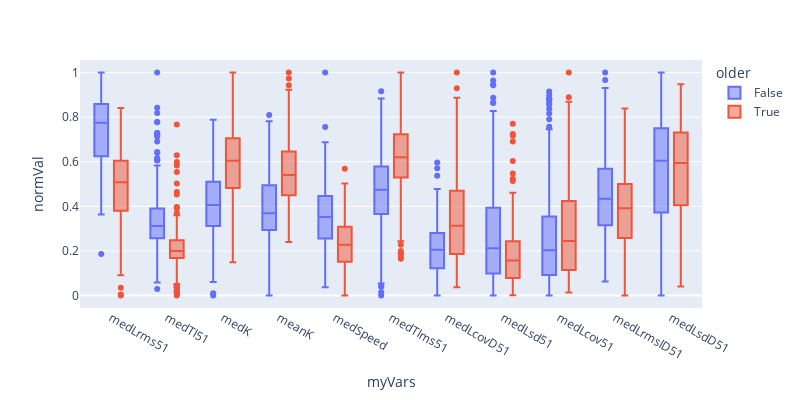

The notebook cell this image was saved under:
### Markdown cell above
## Plot

### Code cell
# boxmode = 'overlay'
fig = px.box(longTable, y="normVal", x="myVars", color="older", width=800, boxmode='group',
             height=400, hover_data=longTable.columns)
#fig.layout.autosize = False; fig.layout.width = 1000; fig.layout.height = 600
fig.show()

### Figure 1 — Plotly figure (JSON) as saved in the notebook; plotly's stock layout.template omitted (floating-point values rounded to 4 significant figures; data arrays with more than 128 entries replaced by an {"elided": "..."} marker saying what was removed)
{"data": [{"alignmentgroup": "True", "customdata": {"elided": "2200x7 mixed values"}, "hovertemplate": "older=%{customdata[6]}<br>myVars=%{x}<br>normVal=%{y}<br>idrow=%{customdata[0]}<br>Age=%{customdata[1]}<br>Decade=%{customdata[2]}<br>iSubj=%{customdata[3]}<br>trial=%{customdata[4]}<br>value=%{customdata[5]}<extra></extra>", "legendgroup": "False", "marker": {"color": "#636efa"}, "name": "False", "notched": false, "offsetgroup": "False", "orientation": "v", "showlegend": true, "type": "box", "x": {"elided": "2200 str values"}, "x0": " ", "xaxis": "x", "y": {"elided": "2200 float values"}, "y0": " ", "yaxis": "y"}, {"alignmentgroup": "True", "customdata": {"elided": "2200x7 mixed values"}, "hovertemplate": "older=%{customdata[6]}<br>myVars=%{x}<br>normVal=%{y}<br>idrow=%{customdata[0]}<br>Age=%{customdata[1]}<br>Decade=%{customdata[2]}<br>iSubj=%{customdata[3]}<br>trial=%{customdata[4]}<br>value=%{customdata[5]}<extra></extra>", "legendgroup": "True", "marker": {"color": "#EF553B"}, "name": "True", "notched": false, "offsetgroup": "True", "orientation": "v", "showlegend": true, "type": "box", "x": {"elided": "2200 str values"}, "x0": " ", "xaxis": "x", "y": {"elided": "2200 float values"}, "y0": " ", "yaxis": "y"}], "layout": {"boxmode": "group", "height": 400, "legend": {"title": {"text": "older"}, "tracegroupgap": 0}, "margin": {"t": 60}, "width": 800, "xaxis": {"anchor": "y", "autorange": true, "domain": [0, 1], "range": [-0.5541, 10.55], "title": {"text": "myVars"}, "type": "category"}, "yaxis": {"anchor": "x", "autorange": true, "domain": [0, 1], "range": [-0.05556, 1.056], "title": {"text": "normVal"}, "type": "linear"}}}
